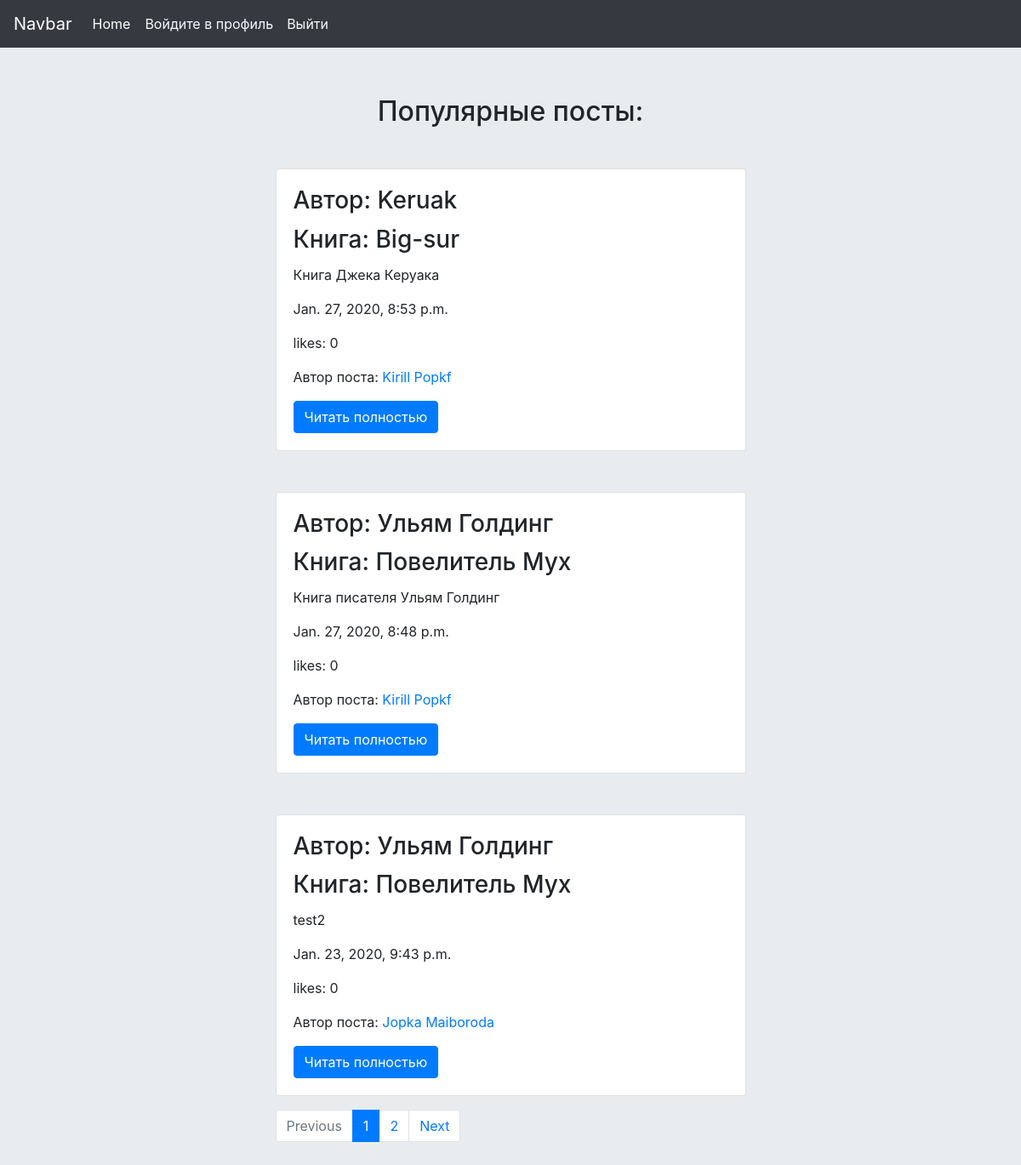
The app's page /, older data.
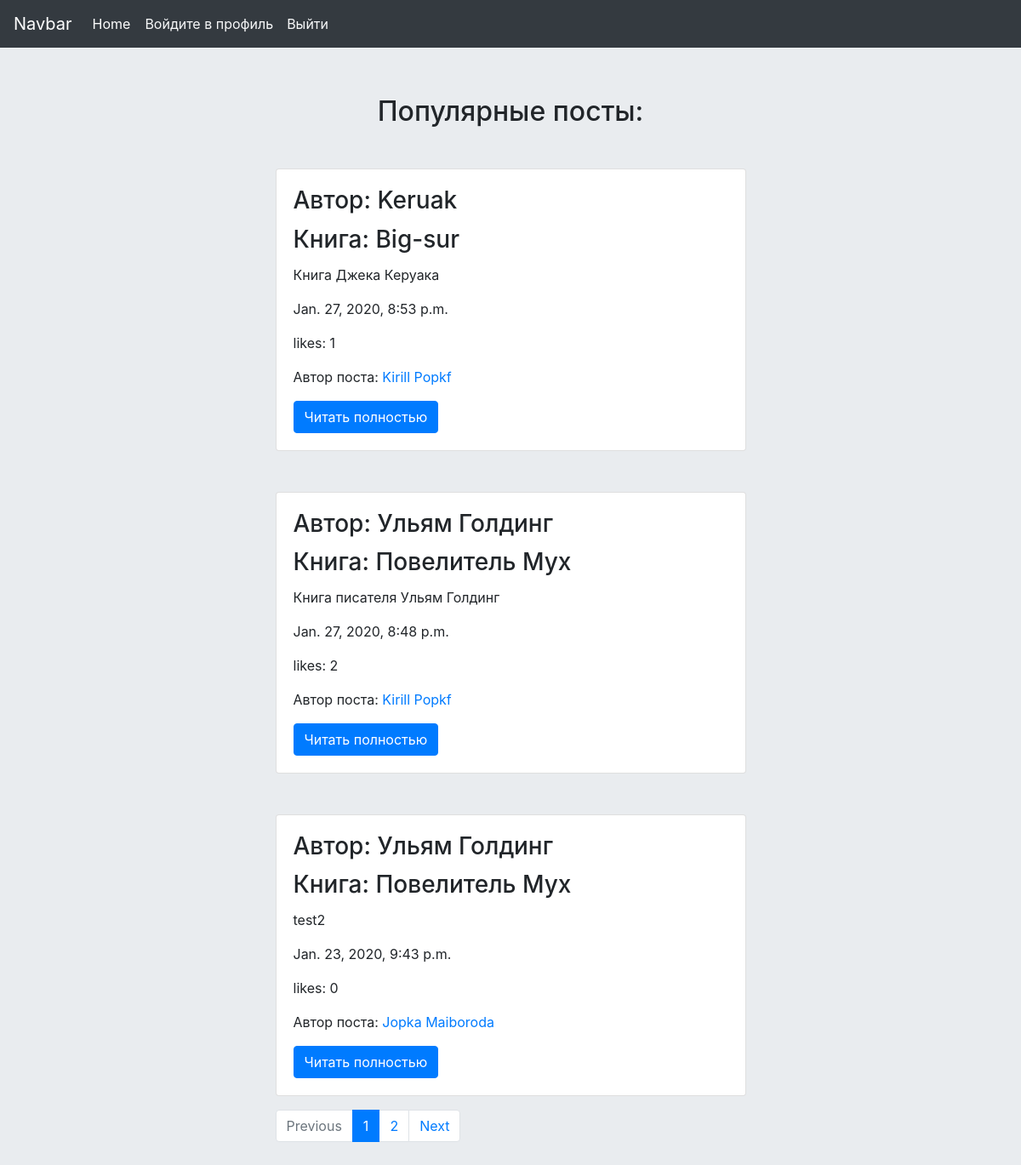
The same page, newer data.
### user_example/models.py (models this page shows, shortened)
class PostProfile(models.Model):
    book_author  =   models.CharField(max_length=100)
    book_name    =   models.CharField(max_length=100)
    book_review  =   models.TextField(max_length=1000)
    created_at   =   models.DateTimeField(auto_now_add=True)
    updated_at   =   models.DateTimeField(auto_now=True)
    author       =   models.ForeignKey(User, on_delete=models.CASCADE)
    likes        =   models.ManyToManyField(User, related_name='likes', blank=True)

class UserProfile(models.Model):
    user = models.OneToOneField(User, on_delete=models.CASCADE, primary_key=True)
    image = models.ImageField(upload_to='profile_image', blank=True)
    background_image = models.ImageField(upload_to='profile_image', blank=True)
    location = models.CharField(max_length=50)
    age = models.IntegerField()
    first_name = models.CharField(max_length=50)
    last_name = models.CharField(max_length=50)
    favorite_auths = models.TextField(max_length=250)
    favorite_books = models.TextField(max_length=300)
    favorite_quote = models.TextField(max_length=300)
    about_me = models.TextField(max_length=300)

### user_example/views.py (the view)
# urls.py: path('', index, name='index'),
def index(request):
    posts = PostProfile.objects.filter().order_by('-created_at')
    paginator = Paginator(posts, 3)
    users = User.objects.all()
    page_number = request.GET.get('page', 1)
    page = paginator.get_page(page_number)
    if page.has_next():
        next_url = '?page={}'.format(page.next_page_number())
    else:
        next_url = ''
    if page.has_previous():
        prev_url = '?page={}'.format(page.previous_page_number())
    else:
        prev_url = ''
    context = {'prev': prev_url, 'next': next_url, 'page_obj': page, "users": users}
    return render(request, 'user_example/index.html', context=context)

### user_example/templates/user_example/index.html (shortened to what this page needs)
{% extends 'user_example/base_user.html' %}
{% block content %}
<div class="container col-md-12">
    <h2 class="text-center mt-5">Популярные посты:</h2>
    {% for post in page_obj.object_list %}
        <div class="card w-50 mx-auto mt-5">
            <div class="card-body">
                <h3 class="card-title">Автор: {{ post.book_author }}</h3>
                <h3 class="card-title">Книга: {{ post.book_name }}</h3>
                <p class="card-text">{{ post.book_review|truncatechars:200 }}</p>
                <p> {{ post.created_at }}</p>
                <p> likes: {{post.likes.count }}</p>
                <p class="card-text">Автор поста: <a href="{% url 'profile' pk=post.author.userprofile.pk %}">{{ post.author.userprofile.first_name }} {{ post.author.userprofile.last_name }}</a></p>
                <a href="{% url 'post_detail' pk=post.pk %}" class="btn btn-primary">Читать полностью</a>
            </div>
        </div>
    {% endfor %}
    <div class="w-50 mx-auto mt-3">
        <nav aria-label="...">
          <ul class="pagination">
           {% if not page_obj.has_previous %}
                <li class="page-item disabled">
                  <a class="page-link" href="{{ prev }}" tabindex="-1" aria-disabled="true">Previous</a>
                </li>
           {% else %}
                <li class="page-item">
                  <a class="page-link" href="{{ prev }}" tabindex="-1" aria-disabled="true">Previous</a>
                </li>
           {% endif %}
           {% for n in page_obj.paginator.page_range %}
               {% if n == page_obj.number %}
                    <li class="page-item active" aria-current="page">
                        <a class="page-link" href="?page= {{ n }}">{{ n }}<span class="sr-only">(current)</span></a>
                    </li>
               {% elif n > page_obj.number|add:-3 and n < page_obj.number|add:3 %}
                    <li class="page-item">
                        <a class="page-link" href="?page= {{ n }}">{{ n }}</a>
                    </li>
               {% endif %}
           {% endfor %}
           {% if not page_obj.has_next %}
                <li class="page-item disabled">
                  <a class="page-link" href="{{ next }}">Next</a>
                </li>
           {% else %}
                <li class="page-item">
                  <a class="page-link" href="{{ next }}">Next</a>
                </li>
           {% endif %}
          </ul>
        </nav>
    </div>
</div>
{% endblock %}

Row changes from the older to the newer data that the page shows:
computed for PostProfile "Keruak": likes.count "0" → "1"
changed PostProfile "Книга писателя Ульям Голдинг": likes.count "0" → "2"
